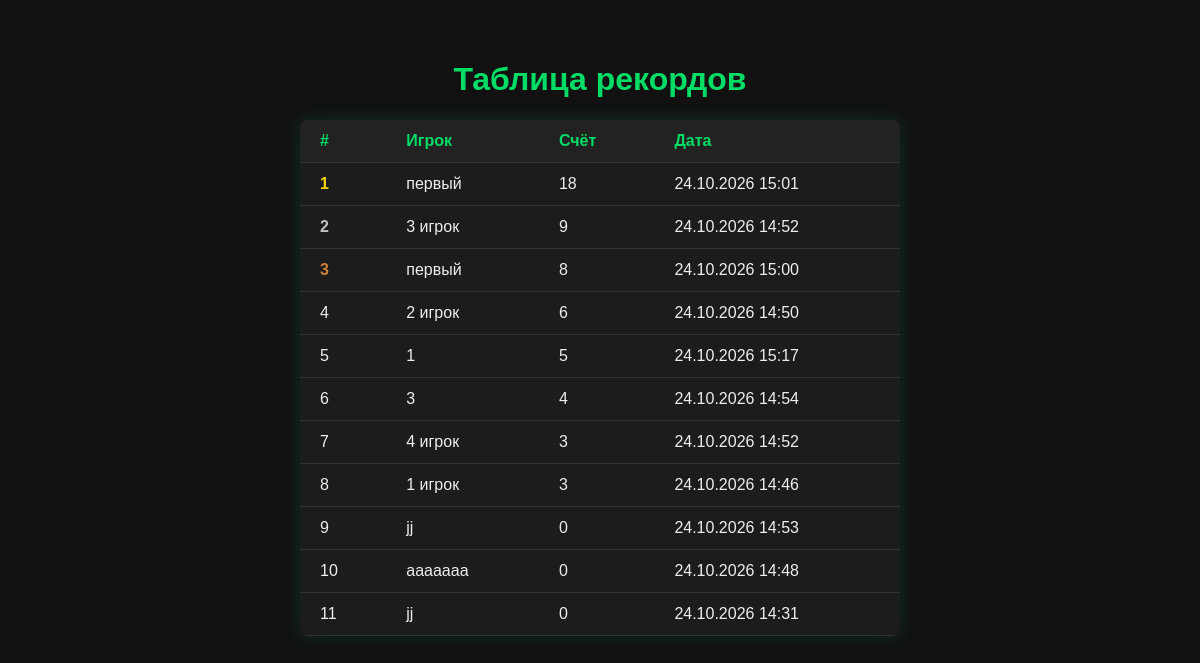
The page / on the database its author committed.
### records/models.py (models this page shows, shortened)
class Record(models.Model):
    player_name = models.CharField(max_length=50)
    score = models.IntegerField()
    created_at = models.DateTimeField()
    class Meta:
        db_table = 'records'
        managed = False
        ordering = ['-score', '-created_at']

### records/views.py (the view)
# urls.py: path('', views.index, name='index'),
def index(request):
    records = Record.objects.all()[:20]
    return render(request, 'records/index.html', {'records': records})

### records/templates/records/index.html (shortened to what this page needs)
<!DOCTYPE html>
<html lang="ru">
<head>
</head>
<body>
    <h1>Таблица рекордов</h1>
    {% if records %}
    <table>
        <tr>
            <th>#</th>
            <th>Игрок</th>
            <th>Счёт</th>
            <th>Дата</th>
        </tr>
        {% for r in records %}
        <tr>
            <td class="{% if forloop.counter == 1 %}top1{% elif forloop.counter == 2 %}top2{% elif forloop.counter == 3 %}top3{% endif %}">
                {{ forloop.counter }}
            </td>
            <td>{{ r.player_name }}</td>
            <td>{{ r.score }}</td>
            <td>{{ r.created_at|date:"d.m.Y H:i" }}</td>
        </tr>
        {% endfor %}
    </table>
    {% else %}
        <p class="empty">Пока нет рекордов — сыграйте в игру!</p>
    {% endif %}
</body>
</html>

### records/templates/records/index.html (style rules this page uses)
body { background: #111; color: #eee; font-family: Arial, sans-serif; display: flex; flex-direction: column; align-items: center; padding: 40px; margin: 0; }
h1 { color: #00dd66; }
table { border-collapse: collapse; min-width: 600px; background: #1c1c1c; border-radius: 8px; overflow: hidden; box-shadow: 0 0 20px rgba(0, 221, 102, 0.15); }
th, td { padding: 12px 20px; text-align: left; border-bottom: 1px solid #333; }
th { background: #222; color: #00dd66; }
.top1 { color: gold; font-weight: bold; }
.top2 { color: silver; font-weight: bold; }
.top3 { color: #cd7f32; font-weight: bold; }

### rows shown on the page
Record: player_name "первый", score "18", created_at "24.10.2026 15:01"
Record: player_name "3 игрок", score "9", created_at "24.10.2026 14:52"
Record: player_name "первый", score "8", created_at "24.10.2026 15:00"
Record: player_name "2 игрок", score "6", created_at "24.10.2026 14:50"
Record: player_name "1", score "5", created_at "24.10.2026 15:17"
Record: player_name "3", score "4", created_at "24.10.2026 14:54"
Record: player_name "4 игрок", score "3", created_at "24.10.2026 14:52"
Record: player_name "1 игрок", score "3", created_at "24.10.2026 14:46"
Record: player_name "jj", score "0", created_at "24.10.2026 14:53"
Record: player_name "ааааааа", score "0", created_at "24.10.2026 14:48"
Record: player_name "jj", score "0", created_at "24.10.2026 14:31"
